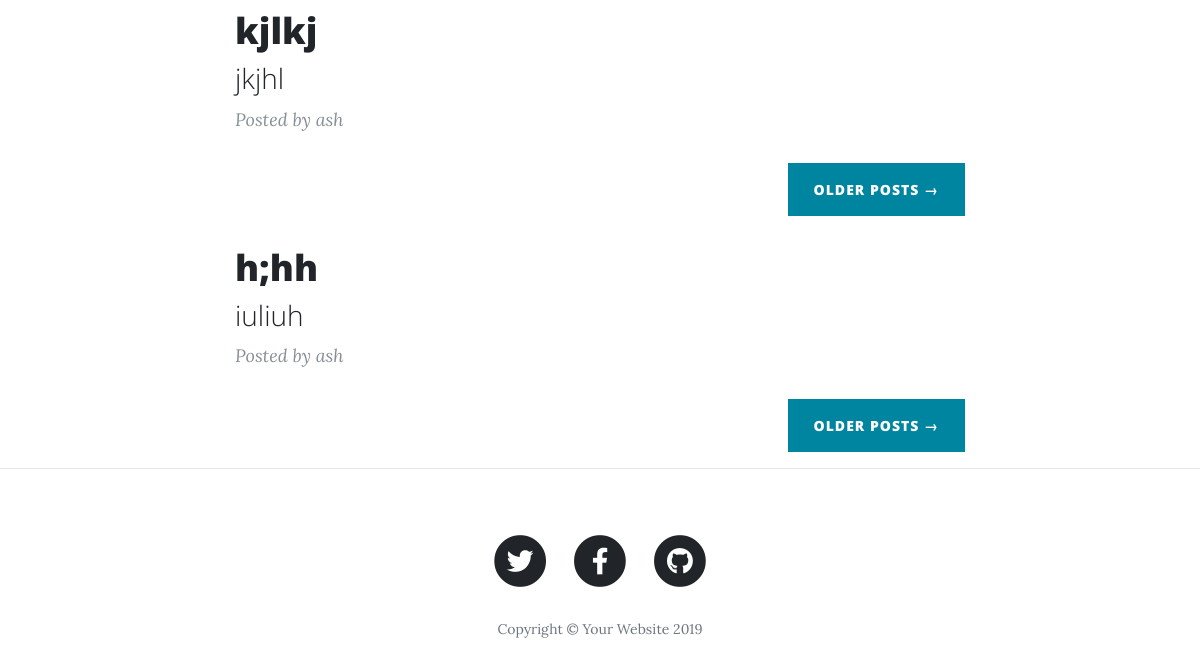
Before: / (lower part) with the older database file.
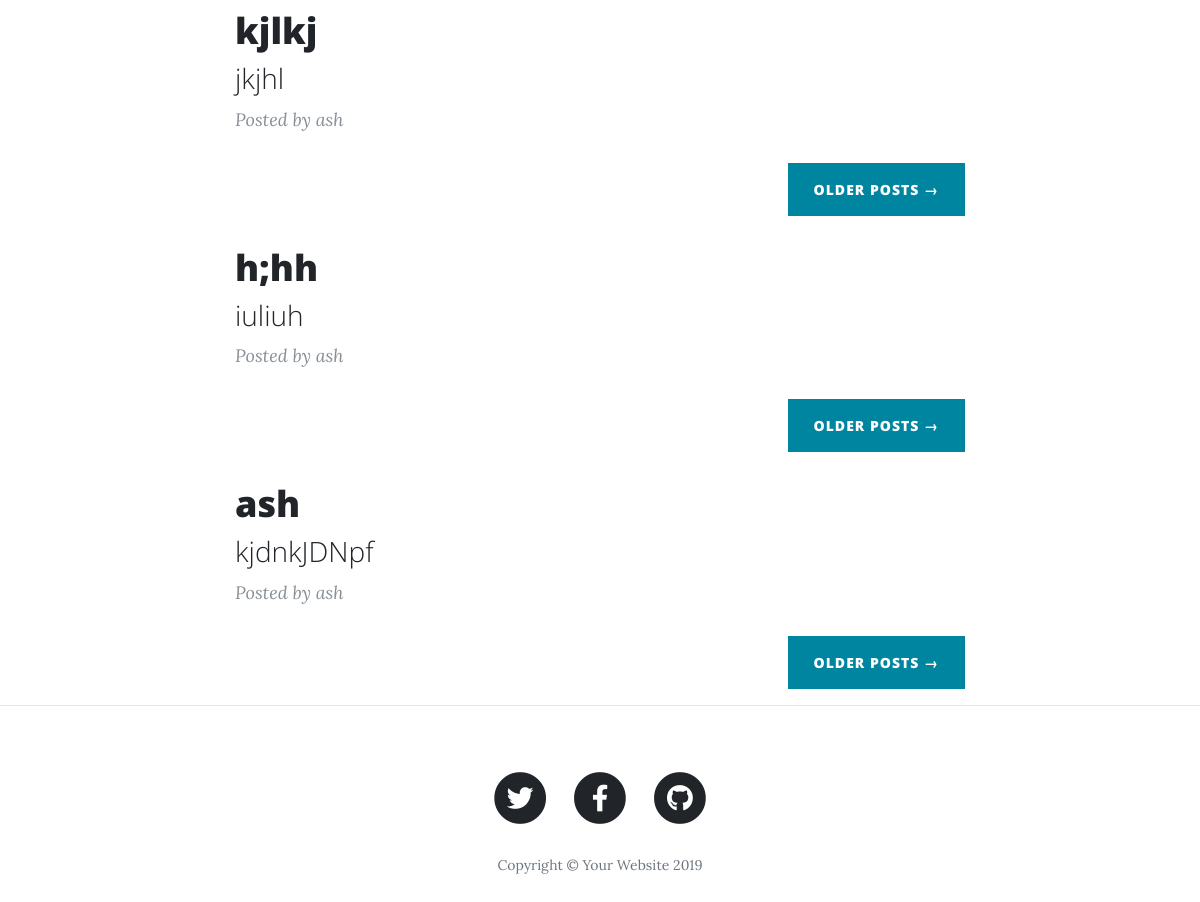
After: the same page with the newer database file.
### blog/models.py (models this page shows, shortened)
class Post(models.Model):
    title=models.CharField(max_length=200)
    author=models.ForeignKey(
        'auth.User',
        on_delete=models.CASCADE,
        blank=True,
        null=True,
    )
    body=models.TextField()

### blog/views.py (the view)
# urls.py: path('', views.home, name='home'),
def home(request):
    posts=Post.objects.all
    return render(request,'index.html',{'posts':posts})

### blog/templates/index.html (shortened to what this page needs)
<!DOCTYPE html>
{% load static %}
<html lang="en">
<head>
  <link href="{% static 'vendor/bootstrap/css/bootstrap.min.css' %}" rel="stylesheet">
  <link href="vendor/fontawesome-free/css/all.min.css" rel="stylesheet" type="text/css">
  <link href="{% static 'css/clean-blog.min.css' %}" rel="stylesheet">
</head>
<body>
  <div class="container">
    {%for post in posts %}
    <div class="row">
      <div class="col-lg-8 col-md-10 mx-auto">
        <div class="post-preview">
          <a href="post.html">
            <h2 class="post-title">
             {{post.title}}
            </h2>
            <h3 class="post-subtitle">
              {{post.body}}
            </h3>
          </a>
          <p class="post-meta">Posted by {{post.author}}
          </p>
        </div>
        <div class="clearfix">
          <a class="btn btn-primary float-right" href="#">Older Posts &rarr;</a>
        </div>
      </div>
    </div>
    {%endfor%}
  </div>
  <hr>
  <footer>
    <div class="container">
      <div class="row">
        <div class="col-lg-8 col-md-10 mx-auto">
          <ul class="list-inline text-center">
            <li class="list-inline-item">
              <a href="#">
                <span class="fa-stack fa-lg">
                  <i class="fas fa-circle fa-stack-2x"></i>
                  <i class="fab fa-twitter fa-stack-1x fa-inverse"></i>
                </span>
              </a>
            </li>
            <li class="list-inline-item">
              <a href="#">
                <span class="fa-stack fa-lg">
                  <i class="fas fa-circle fa-stack-2x"></i>
                  <i class="fab fa-facebook-f fa-stack-1x fa-inverse"></i>
                </span>
              </a>
            </li>
            <li class="list-inline-item">
              <a href="#">
                <span class="fa-stack fa-lg">
                  <i class="fas fa-circle fa-stack-2x"></i>
                  <i class="fab fa-github fa-stack-1x fa-inverse"></i>
                </span>
              </a>
            </li>
          </ul>
          <p class="copyright text-muted">Copyright &copy; Your Website 2019</p>
        </div>
      </div>
    </div>
  </footer>
</body>
</html>

Changed rows visible on the page:
added Post: title "ash", body "kjdnkJDNpf", author "ash"
